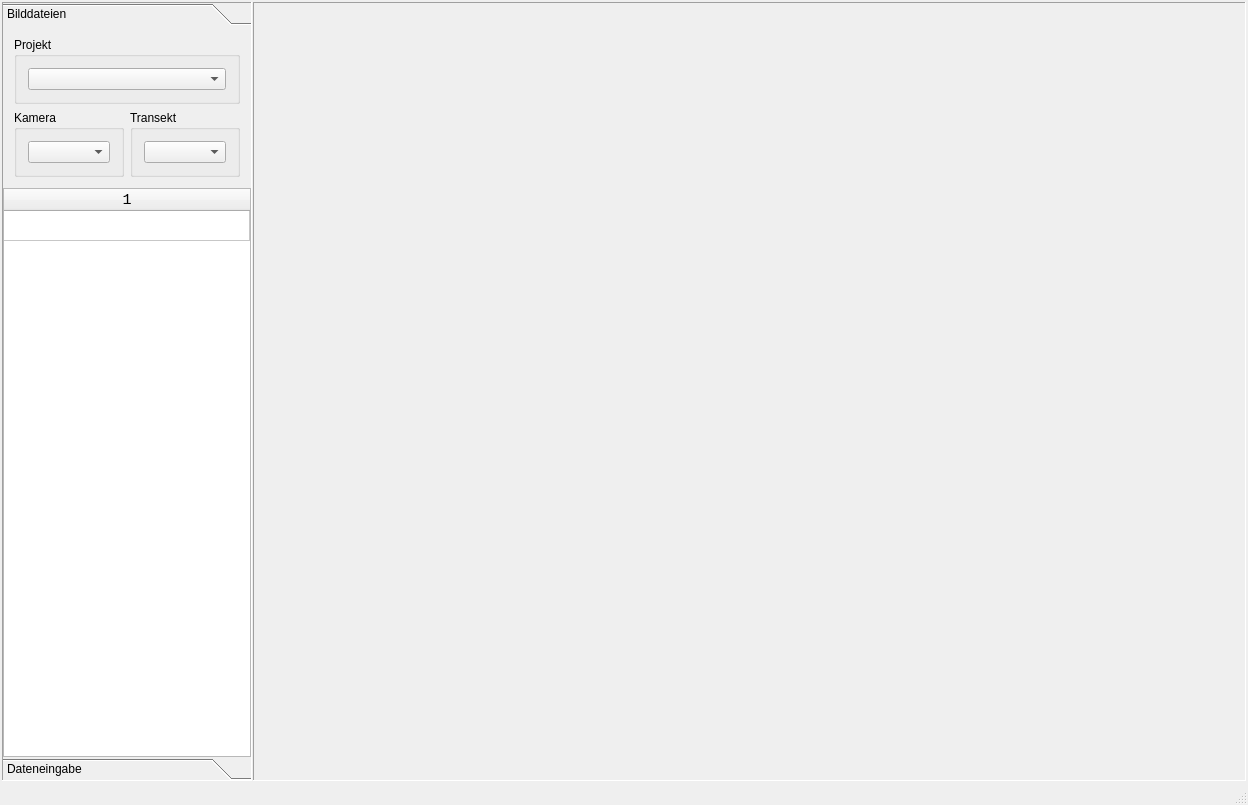
<?xml version="1.0" encoding="UTF-8"?>
<ui version="4.0">
 <class>MainWindow</class>
 <widget class="QMainWindow" name="MainWindow">
  <property name="geometry">
   <rect>
    <x>0</x>
    <y>0</y>
    <width>1248</width>
    <height>805</height>
   </rect>
  </property>
  <property name="sizePolicy">
   <sizepolicy hsizetype="Minimum" vsizetype="Minimum">
    <horstretch>0</horstretch>
    <verstretch>0</verstretch>
   </sizepolicy>
  </property>
  <property name="minimumSize">
   <size>
    <width>800</width>
    <height>600</height>
   </size>
  </property>
  <property name="baseSize">
   <size>
    <width>800</width>
    <height>600</height>
   </size>
  </property>
  <property name="windowTitle">
   <string>MainWindow</string>
  </property>
  <property name="layoutDirection">
   <enum>Qt::LeftToRight</enum>
  </property>
  <widget class="QWidget" name="centralWidget">
   <layout class="QHBoxLayout" name="horizontalLayout">
    <property name="spacing">
     <number>1</number>
    </property>
    <property name="margin">
     <number>1</number>
    </property>
    <item>
     <widget class="QWidget" name="wdtMain" native="true">
      <layout class="QHBoxLayout" name="horizontalLayout_4">
       <property name="spacing">
        <number>1</number>
       </property>
       <property name="margin">
        <number>1</number>
       </property>
       <item>
        <widget class="QWidget" name="wdgTopMain" native="true">
         <property name="minimumSize">
          <size>
           <width>250</width>
           <height>100</height>
          </size>
         </property>
         <property name="maximumSize">
          <size>
           <width>250</width>
           <height>16777215</height>
          </size>
         </property>
         <layout class="QVBoxLayout" name="verticalLayout_3">
          <property name="spacing">
           <number>0</number>
          </property>
          <property name="margin">
           <number>0</number>
          </property>
          <item>
           <widget class="QToolBox" name="tbxTasks">
            <property name="enabled">
             <bool>true</bool>
            </property>
            <property name="sizePolicy">
             <sizepolicy hsizetype="Expanding" vsizetype="Expanding">
              <horstretch>0</horstretch>
              <verstretch>0</verstretch>
             </sizepolicy>
            </property>
            <property name="minimumSize">
             <size>
              <width>250</width>
              <height>300</height>
             </size>
            </property>
            <property name="maximumSize">
             <size>
              <width>250</width>
              <height>100000</height>
             </size>
            </property>
            <property name="layoutDirection">
             <enum>Qt::LeftToRight</enum>
            </property>
            <property name="autoFillBackground">
             <bool>true</bool>
            </property>
            <property name="frameShape">
             <enum>QFrame::Panel</enum>
            </property>
            <property name="frameShadow">
             <enum>QFrame::Sunken</enum>
            </property>
            <property name="currentIndex">
             <number>0</number>
            </property>
            <property name="tabSpacing">
             <number>1</number>
            </property>
            <widget class="QWidget" name="pgFiles">
             <property name="geometry">
              <rect>
               <x>0</x>
               <y>0</y>
               <width>248</width>
               <height>713</height>
              </rect>
             </property>
             <attribute name="label">
              <string>Bilddateien</string>
             </attribute>
             <layout class="QVBoxLayout" name="verticalLayout_7">
              <property name="spacing">
               <number>0</number>
              </property>
              <property name="margin">
               <number>0</number>
              </property>
              <item>
               <widget class="QWidget" name="wdgImageTable" native="true">
                <layout class="QVBoxLayout" name="verticalLayout_5">
                 <property name="spacing">
                  <number>0</number>
                 </property>
                 <property name="margin">
                  <number>0</number>
                 </property>
                 <item>
                  <widget class="QFrame" name="frame">
                   <property name="frameShape">
                    <enum>QFrame::NoFrame</enum>
                   </property>
                   <property name="frameShadow">
                    <enum>QFrame::Plain</enum>
                   </property>
                   <layout class="QGridLayout" name="gridLayout_2">
                    <item row="0" column="0" colspan="2">
                     <widget class="QGroupBox" name="gbxSession">
                      <property name="title">
                       <string>Projekt</string>
                      </property>
                      <layout class="QVBoxLayout" name="verticalLayout_6">
                       <item>
                        <widget class="QComboBox" name="cmbSession"/>
                       </item>
                      </layout>
                     </widget>
                    </item>
                    <item row="1" column="0">
                     <widget class="QGroupBox" name="gbxCam">
                      <property name="title">
                       <string>Kamera</string>
                      </property>
                      <layout class="QVBoxLayout" name="verticalLayout_9">
                       <item>
                        <widget class="QComboBox" name="cmbCam">
                         <property name="frame">
                          <bool>true</bool>
                         </property>
                        </widget>
                       </item>
                      </layout>
                     </widget>
                    </item>
                    <item row="1" column="1">
                     <widget class="QGroupBox" name="gbxTrc">
                      <property name="title">
                       <string>Transekt</string>
                      </property>
                      <layout class="QVBoxLayout" name="verticalLayout_10">
                       <item>
                        <widget class="QComboBox" name="cmbTrc"/>
                       </item>
                      </layout>
                     </widget>
                    </item>
                   </layout>
                  </widget>
                 </item>
                 <item>
                  <widget class="QTableWidget" name="tbvImages">
                   <property name="font">
                    <font>
                     <family>Courier New</family>
                     <pointsize>11</pointsize>
                    </font>
                   </property>
                   <property name="alternatingRowColors">
                    <bool>true</bool>
                   </property>
                   <property name="selectionMode">
                    <enum>QAbstractItemView::SingleSelection</enum>
                   </property>
                   <property name="gridStyle">
                    <enum>Qt::SolidLine</enum>
                   </property>
                   <property name="rowCount">
                    <number>1</number>
                   </property>
                   <property name="columnCount">
                    <number>1</number>
                   </property>
                   <attribute name="horizontalHeaderShowSortIndicator" stdset="0">
                    <bool>false</bool>
                   </attribute>
                   <attribute name="horizontalHeaderStretchLastSection">
                    <bool>true</bool>
                   </attribute>
                   <attribute name="verticalHeaderVisible">
                    <bool>false</bool>
                   </attribute>
                   <row/>
                   <column/>
                  </widget>
                 </item>
                </layout>
               </widget>
              </item>
             </layout>
            </widget>
            <widget class="QWidget" name="pgOverview">
             <property name="geometry">
              <rect>
               <x>0</x>
               <y>0</y>
               <width>253</width>
               <height>700</height>
              </rect>
             </property>
             <property name="sizePolicy">
              <sizepolicy hsizetype="Preferred" vsizetype="Preferred">
               <horstretch>13</horstretch>
               <verstretch>0</verstretch>
              </sizepolicy>
             </property>
             <property name="maximumSize">
              <size>
               <width>640</width>
               <height>16777215</height>
              </size>
             </property>
             <attribute name="label">
              <string>Dateneingabe</string>
             </attribute>
             <layout class="QVBoxLayout" name="verticalLayout_8">
              <property name="spacing">
               <number>2</number>
              </property>
              <property name="margin">
               <number>2</number>
              </property>
              <item>
               <widget class="QGroupBox" name="wgdMapInfo">
                <property name="maximumSize">
                 <size>
                  <width>249</width>
                  <height>360</height>
                 </size>
                </property>
                <layout class="QVBoxLayout" name="verticalLayout_4">
                 <property name="spacing">
                  <number>3</number>
                 </property>
                 <property name="margin">
                  <number>0</number>
                 </property>
                 <item>
                  <widget class="QWidget" name="wdgMapTabButtons" native="true">
                   <layout class="QHBoxLayout" name="horizontalLayout_2">
                    <property name="spacing">
                     <number>3</number>
                    </property>
                    <property name="margin">
                     <number>1</number>
                    </property>
                    <item>
                     <widget class="QToolButton" name="btnDoSave">
                      <property name="text">
                       <string>...</string>
                      </property>
                      <property name="icon">
                       <iconset>
                        <normalon>:/RCC/Ressourcen/icons/docSave.png</normalon>
                       </iconset>
                      </property>
                     </widget>
                    </item>
                    <item>
                     <widget class="QToolButton" name="btnPrevTile">
                      <property name="enabled">
                       <bool>true</bool>
                      </property>
                      <property name="toolTip">
                       <string>Daten sichern</string>
                      </property>
                      <property name="text">
                       <string>...</string>
                      </property>
                      <property name="icon">
                       <iconset>
                        <normalon>:/RCC/Ressourcen/icons/goPrevious.png</normalon>
                       </iconset>
                      </property>
                     </widget>
                    </item>
                    <item>
                     <widget class="QToolButton" name="btnNextTile">
                      <property name="enabled">
                       <bool>true</bool>
                      </property>
                      <property name="toolTip">
                       <string>Ausgewaeeltes Objekt loeschen</string>
                      </property>
                      <property name="text">
                       <string/>
                      </property>
                      <property name="icon">
                       <iconset>
                        <normalon>:/RCC/Ressourcen/icons/goNext.png</normalon>
                       </iconset>
                      </property>
                     </widget>
                    </item>
                    <item>
                     <spacer name="horizontalSpacer">
                      <property name="orientation">
                       <enum>Qt::Horizontal</enum>
                      </property>
                      <property name="sizeHint" stdset="0">
                       <size>
                        <width>40</width>
                        <height>20</height>
                       </size>
                      </property>
                     </spacer>
                    </item>
                    <item>
                     <widget class="QToolButton" name="btnMapZoomExtent">
                      <property name="minimumSize">
                       <size>
                        <width>24</width>
                        <height>24</height>
                       </size>
                      </property>
                      <property name="toolTip">
                       <string>Gesamtdarstellung</string>
                      </property>
                      <property name="text">
                       <string/>
                      </property>
                      <property name="icon">
                       <iconset>
                        <normalon>:/RCC/Ressourcen/icons/mapFullExtent.png</normalon>
                       </iconset>
                      </property>
                     </widget>
                    </item>
                    <item>
                     <widget class="QToolButton" name="btnMapZoom1by1">
                      <property name="minimumSize">
                       <size>
                        <width>24</width>
                        <height>24</height>
                       </size>
                      </property>
                      <property name="toolTip">
                       <string>Zoom 1:1</string>
                      </property>
                      <property name="text">
                       <string>...</string>
                      </property>
                      <property name="icon">
                       <iconset>
                        <normalon>:/RCC/Ressourcen/icons/mapZoom1by1.png</normalon>
                       </iconset>
                      </property>
                     </widget>
                    </item>
                    <item>
                     <widget class="QToolButton" name="btnMapPan">
                      <property name="minimumSize">
                       <size>
                        <width>24</width>
                        <height>24</height>
                       </size>
                      </property>
                      <property name="toolTip">
                       <string>In der Karte bewegen</string>
                      </property>
                      <property name="text">
                       <string/>
                      </property>
                      <property name="icon">
                       <iconset>
                        <normalon>:/RCC/Ressourcen/icons/mapPan.png</normalon>
                       </iconset>
                      </property>
                      <property name="checkable">
                       <bool>true</bool>
                      </property>
                      <attribute name="buttonGroup">
                       <string notr="true">btgMapMode</string>
                      </attribute>
                     </widget>
                    </item>
                    <item>
                     <widget class="QToolButton" name="btnMapDigitize">
                      <property name="minimumSize">
                       <size>
                        <width>24</width>
                        <height>24</height>
                       </size>
                      </property>
                      <property name="toolTip">
                       <string>Objekte digitalisieren</string>
                      </property>
                      <property name="text">
                       <string/>
                      </property>
                      <property name="icon">
                       <iconset>
                        <normalon>:/RCC/Ressourcen/icons/mapDigitize.png</normalon>
                       </iconset>
                      </property>
                      <property name="checkable">
                       <bool>true</bool>
                      </property>
                      <attribute name="buttonGroup">
                       <string notr="true">btgMapMode</string>
                      </attribute>
                     </widget>
                    </item>
                    <item>
                     <widget class="QToolButton" name="btnMapSelect">
                      <property name="minimumSize">
                       <size>
                        <width>24</width>
                        <height>24</height>
                       </size>
                      </property>
                      <property name="toolTip">
                       <string>Objekt auswaehlen</string>
                      </property>
                      <property name="text">
                       <string/>
                      </property>
                      <property name="icon">
                       <iconset>
                        <normalon>:/RCC/Ressourcen/icons/mapSelect.png</normalon>
                       </iconset>
                      </property>
                      <property name="checkable">
                       <bool>true</bool>
                      </property>
                      <attribute name="buttonGroup">
                       <string notr="true">btgMapMode</string>
                      </attribute>
                     </widget>
                    </item>
                    <item>
                     <widget class="QToolButton" name="btnMapRmObj">
                      <property name="enabled">
                       <bool>false</bool>
                      </property>
                      <property name="minimumSize">
                       <size>
                        <width>24</width>
                        <height>24</height>
                       </size>
                      </property>
                      <property name="toolTip">
                       <string>Objekt loeschen</string>
                      </property>
                      <property name="text">
                       <string/>
                      </property>
                      <property name="icon">
                       <iconset>
                        <normalon>:/RCC/Ressourcen/icons/mapRemove.png</normalon>
                       </iconset>
                      </property>
                     </widget>
                    </item>
                   </layout>
                  </widget>
                 </item>
                 <item>
                  <widget class="QWidget" name="wdgOverview" native="true">
                   <property name="minimumSize">
                    <size>
                     <width>240</width>
                     <height>240</height>
                    </size>
                   </property>
                   <property name="maximumSize">
                    <size>
                     <width>240</width>
                     <height>240</height>
                    </size>
                   </property>
                  </widget>
                 </item>
                 <item>
                  <widget class="QLabel" name="lblPixel">
                   <property name="sizePolicy">
                    <sizepolicy hsizetype="Preferred" vsizetype="Fixed">
                     <horstretch>0</horstretch>
                     <verstretch>0</verstretch>
                    </sizepolicy>
                   </property>
                   <property name="minimumSize">
                    <size>
                     <width>180</width>
                     <height>0</height>
                    </size>
                   </property>
                   <property name="maximumSize">
                    <size>
                     <width>240</width>
                     <height>16777215</height>
                    </size>
                   </property>
                   <property name="font">
                    <font>
                     <pointsize>8</pointsize>
                    </font>
                   </property>
                   <property name="text">
                    <string>Position:  ------ ------ </string>
                   </property>
                   <property name="textFormat">
                    <enum>Qt::PlainText</enum>
                   </property>
                  </widget>
                 </item>
                 <item>
                  <widget class="QLabel" name="lblUTM">
                   <property name="sizePolicy">
                    <sizepolicy hsizetype="Preferred" vsizetype="Fixed">
                     <horstretch>0</horstretch>
                     <verstretch>0</verstretch>
                    </sizepolicy>
                   </property>
                   <property name="font">
                    <font>
                     <pointsize>8</pointsize>
                    </font>
                   </property>
                   <property name="text">
                    <string>UTM ----------.-- ---------.-- m</string>
                   </property>
                  </widget>
                 </item>
                 <item>
                  <widget class="QLabel" name="lblScale">
                   <property name="maximumSize">
                    <size>
                     <width>245</width>
                     <height>16777215</height>
                    </size>
                   </property>
                   <property name="font">
                    <font>
                     <pointsize>8</pointsize>
                    </font>
                   </property>
                   <property name="text">
                    <string>Skale ----- -----</string>
                   </property>
                   <property name="textFormat">
                    <enum>Qt::RichText</enum>
                   </property>
                  </widget>
                 </item>
                 <item>
                  <widget class="QLabel" name="lblMode">
                   <property name="maximumSize">
                    <size>
                     <width>240</width>
                     <height>16777215</height>
                    </size>
                   </property>
                   <property name="font">
                    <font>
                     <pointsize>8</pointsize>
                    </font>
                   </property>
                   <property name="text">
                    <string>Mode</string>
                   </property>
                  </widget>
                 </item>
                </layout>
               </widget>
              </item>
              <item>
               <widget class="QGroupBox" name="gbxLyrSelect">
                <property name="sizePolicy">
                 <sizepolicy hsizetype="Preferred" vsizetype="Minimum">
                  <horstretch>0</horstretch>
                  <verstretch>0</verstretch>
                 </sizepolicy>
                </property>
                <property name="maximumSize">
                 <size>
                  <width>245</width>
                  <height>16777215</height>
                 </size>
                </property>
                <layout class="QGridLayout" name="gridLayout">
                 <property name="margin">
                  <number>1</number>
                 </property>
                 <property name="spacing">
                  <number>1</number>
                 </property>
                 <item row="1" column="0">
                  <widget class="QRadioButton" name="rbVS">
                   <property name="text">
                    <string>Vogel sw.</string>
                   </property>
                   <property name="checked">
                    <bool>true</bool>
                   </property>
                   <property name="dbvalue" stdset="0">
                    <string>VS</string>
                   </property>
                   <attribute name="buttonGroup">
                    <string notr="true">btgLayers</string>
                   </attribute>
                  </widget>
                 </item>
                 <item row="1" column="1">
                  <widget class="QRadioButton" name="rbUFO">
                   <property name="text">
                    <string>unbekannt</string>
                   </property>
                   <property name="dbvalue" stdset="0">
                    <string>UO</string>
                   </property>
                   <attribute name="buttonGroup">
                    <string notr="true">btgLayers</string>
                   </attribute>
                  </widget>
                 </item>
                 <item row="0" column="0" colspan="2">
                  <widget class="QCheckBox" name="chbHideMarker">
                   <property name="text">
                    <string>Markierung ausblenden</string>
                   </property>
                  </widget>
                 </item>
                 <item row="2" column="0">
                  <widget class="QRadioButton" name="rbVF">
                   <property name="text">
                    <string>Vogel fl.</string>
                   </property>
                   <property name="dbvalue" stdset="0">
                    <string>VF</string>
                   </property>
                   <attribute name="buttonGroup">
                    <string notr="true">btgLayers</string>
                   </attribute>
                  </widget>
                 </item>
                 <item row="2" column="1">
                  <widget class="QRadioButton" name="rbMM">
                   <property name="text">
                    <string>Wal/ Robbe</string>
                   </property>
                   <property name="dbvalue" stdset="0">
                    <string>MM</string>
                   </property>
                   <attribute name="buttonGroup">
                    <string notr="true">btgLayers</string>
                   </attribute>
                  </widget>
                 </item>
                </layout>
               </widget>
              </item>
              <item>
               <widget class="QTableWidget" name="tbwObjects">
                <property name="columnCount">
                 <number>5</number>
                </property>
                <column/>
                <column/>
                <column/>
                <column/>
                <column/>
               </widget>
              </item>
             </layout>
            </widget>
           </widget>
          </item>
         </layout>
        </widget>
       </item>
       <item>
        <widget class="QFrame" name="frmMap">
         <property name="sizePolicy">
          <sizepolicy hsizetype="Preferred" vsizetype="Preferred">
           <horstretch>1</horstretch>
           <verstretch>0</verstretch>
          </sizepolicy>
         </property>
         <property name="font">
          <font>
           <family>Courier 10 Pitch</family>
           <pointsize>10</pointsize>
          </font>
         </property>
         <property name="frameShape">
          <enum>QFrame::Panel</enum>
         </property>
         <property name="frameShadow">
          <enum>QFrame::Sunken</enum>
         </property>
         <layout class="QVBoxLayout" name="verticalLayout">
          <property name="spacing">
           <number>1</number>
          </property>
          <property name="margin">
           <number>1</number>
          </property>
          <item>
           <widget class="QWidget" name="wdgMap" native="true">
            <property name="sizePolicy">
             <sizepolicy hsizetype="Expanding" vsizetype="Expanding">
              <horstretch>0</horstretch>
              <verstretch>0</verstretch>
             </sizepolicy>
            </property>
            <property name="minimumSize">
             <size>
              <width>400</width>
              <height>400</height>
             </size>
            </property>
            <property name="layoutDirection">
             <enum>Qt::LeftToRight</enum>
            </property>
            <property name="autoFillBackground">
             <bool>true</bool>
            </property>
           </widget>
          </item>
         </layout>
        </widget>
       </item>
      </layout>
     </widget>
    </item>
   </layout>
  </widget>
  <widget class="QStatusBar" name="statusBar"/>
 </widget>
 <layoutdefault spacing="6" margin="11"/>
 <resources/>
 <connections/>
 <buttongroups>
  <buttongroup name="btgMapMode"/>
  <buttongroup name="btgLayers"/>
 </buttongroups>
</ui>
